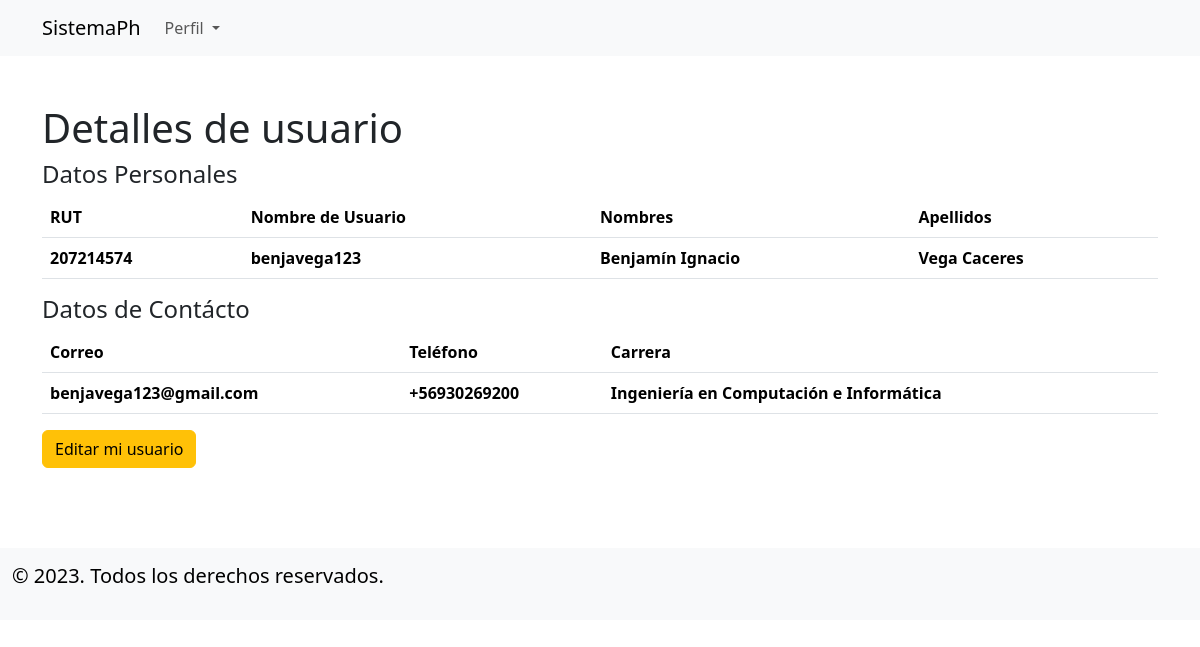
The app's page /user-det/11/ with its own data.
### applications/user/models.py (models this page shows, shortened)
class User(AbstractUser):
    ROLES = (
        ('1', 'Admin'),
        ('2', 'Secretario'),
        ('3', 'Estudiante'),
    )
    def validar_rut(value):
        rut = value.upper()
        rut = rut.replace(".", "")
        rut = rut.replace("-", "")
        rut_numero = rut[:-1]
        dv_ingresado = rut[-1]
        suma = 0
        multiplicador = 2
        for i in range(len(rut_numero)-1, -1, -1):
            suma += int(rut_numero[i]) * multiplicador
            multiplicador += 1
            if multiplicador == 8:
                multiplicador = 2
        resto = suma % 11
        digito_verificador = 11 - resto
        if digito_verificador == 10:
            digito_verificador = 'K'
        elif digito_verificador == 11:
            digito_verificador = '0'
        if str(digito_verificador) != dv_ingresado:
            raise ValidationError("El RUT ingresado no es válido.")
    RUT = models.CharField(max_length=50,null=True,blank=True,unique=True, validators=[validar_rut])
    asking_rol = models.CharField(max_length=50, choices=ROLES, null=True, blank=True)
    rol = models.CharField(max_length=20, choices=ROLES,null=True,blank=True)
    telefono = models.CharField(max_length=12,null=True,blank=True)
    carrera = models.CharField(max_length=50, null=True,blank=True)
    nrcs = models.ManyToManyField(to='horarios.NRC', blank=True, related_name='user')
    about = models.TextField(max_length=280,null=True,blank=True)
    class Meta:
        verbose_name = 'User'
        verbose_name_plural = 'Users'

### applications/user/views.py (the view)
class UserDetailView(DetailView):
    model = User
    template_name = "user_det.html"
    context_object_name = "user"

### applications/user/templates/user_det.html (shortened to what this page needs)
{% extends 'base.html' %}
{% block content %}
{% if user.is_authenticated %}
<div class="container" style="padding-top: 3rem;">
    <div class="row">
        <div class="col-12">
            <h1>Detalles de usuario</h1>
        </div>
    </div>
        <h4>Datos Personales</h4>
            <table class="table table-hover">
                <thead>
                    <tr>
                        <th scope="col">RUT</th>
                        <th scope="col">Nombre de Usuario</th>
                        <th scope="col">Nombres</th>
                        <th scope="col">Apellidos</th>
                    </tr>
                </thead>
                <tbody>
                    <tr>
                        <th scope="row"> {{user.RUT}} </th>
                        <th scope="row"> {{user.username}} </th>
                        <th scope="row"> {{user.first_name}} </th>
                        <th scope="row"> {{user.last_name}} </th>
                    </tr>
                </tbody>
            </table>
            <h4>Datos de Contácto</h4>
            <table class="table table-hover">
                <thead>
                    <tr>
                        <th scope="col">Correo</th>
                        <th scope="col">Teléfono</th>
                        <th scope="col">Carrera</th>
                    </tr>
                </thead>
                <tbody>
                    <tr>
                        <th scope="row"> {{user.email}} </th>
                        <th scope="row"> {{user.telefono}} </th>
                        <th scope="row"> {{user.carrera}} </th>
                    </tr>
                </tbody>
            </table>
            <div class="col-12">
                <a class="btn btn-warning" href="{% url 'user-update' user.id %}" role="button">Editar mi usuario</a>
            </div>
</div>
{% else %}
<div class="container" style="padding-top: 3rem;">
    <h1>Necesitas ingresar para acceder a esta información</h1>
</div>
{% endif %}
{% endblock content %}

### records on screen
User: RUT "207214574", username "benjavega123", first_name "Benjamín Ignacio", last_name "Vega Caceres", email "benjavega123@gmail.com", telefono "+56930269200", carrera "Ingeniería en Computación e Informática"
